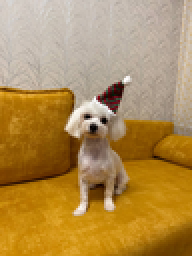
#> input picture dog.png, 96 x 128 px (shown 2 times larger)
$ python 4lab.py
#> lines starting #> are read from the running program, lines starting #| are printed output that depends on the picture
import os
from PIL import Image

def bit1(image, bin_message):
    pixels = image.load()
    i = 0
    message_length = len(bin_message)

    for y in range(image.height):
        if i >= message_length:
            break
        for x in range(image.width):
            if i >= message_length:
                break
            r, g, b = pixels[x, y]
            for channel in range(3):
                channel_value = r if channel == 0 else g if channel == 1 else b
                if i < message_length:
                    bit = int(bin_message[i])
                    # print("before: ", channel_value)
                    channel_value = (channel_value & 0b11111110) | bit
                    # print("after", channel_value)
                    if (channel == 0):
                        r = channel_value
                    elif (channel == 1):
                        g = channel_value
                    else:
                        b = channel_value
                    i += 1
            pixels[x, y] = (r, g, b)
    return image

def bit3(image, bin_message):
    pixels = image.load()
    i = 0
    message_length = len(bin_message)

    for y in range(image.height):
        if i >= message_length:
            break
        for x in range(image.width):
            if i >= message_length:
                break
            r, g, b = pixels[x, y]
            for channel in range(3):
                channel_value = r if channel == 0 else g if channel == 1 else b
                if i < message_length:
                    bit = int(bin_message[i:i+3])
                    print("bit: ", bit)
                    print("before: ", channel_value)
                    channel_value = (channel_value & 0b11111000) | bit
                    print("after", channel_value)
                    if (channel == 0):
                        r = channel_value
                    elif (channel == 1):
                        g = channel_value
                    else:
                        b = channel_value
                    i += 3
            pixels[x, y] = (r, g, b)
    return image

def out(image):
    pixels = image.load()
    i = 0
    message = ""
    isMarker = False
    for y in range(image.height):
        if isMarker:
            break
        for x in range(image.width):
            if isMarker:
                break
            r, g, b = pixels[x, y]
            for channel in range(3):
                channel_value = r if channel == 0 else g if channel == 1 else b
                # print("channel_value: ", channel_value)
                channel_bin = format(channel_value, 'b')
                # print("channel_bin: ", channel_bin)
                message += channel_bin[-1]
                i += 1
                if message[-24:] == "011001010110111001100100":
                    isMarker = True
                    break
    message = message[:-24]
    return message

def out3(image):
    pixels = image.load()
    i = 0
    message = ""
    isMarker = False
    for y in range(image.height):
        if isMarker:
            break
        for x in range(image.width):
            if isMarker:
                break
            r, g, b = pixels[x, y]
            for channel in range(3):
                channel_value = r if channel == 0 else g if channel == 1 else b
                print("channel_value: ", channel_value)
                channel_bin = format(channel_value, 'b')
                print("channel_bin: ", channel_bin)
                l = channel_bin[-3:]
                message += l
                i += 1
                if message[-24:] == "011001010110111001100100":
                    isMarker = True
                    break
    message = message[:-24]
    return message


file = "dog.png"
message = "Ever since 1886, when her great torch was lifted into place 305 feet above Liberty Island in New York Harbor, the colossal statue of Liberty Enlightening the World has symbolized America for millions of eager newcomers. Many wept as they neared the American shore, recalling all they had left behind and apprehensive about what they might find in the new land. But with their first glimpse of the statue, one Italian immigrant recalled, they were steadied ... by the concreteness of the symbol of America's freedom, and they dried their tear. The statue was the work of Alsatian sculptor Frederic Auguste Bartholdi and was intended to commemorate both a century of amity between France and the United States and the concept of political freedom shared by the two nations. The book that Liberty holds in her left hand symbolizes the Declaration of Independence. The main figure is attached to an iron framework designed by Gustave Eiffel, builder of France's Eiffel Tower. The statue was paid for by French contributors; American schoolchildren participated in a nationwide drive to raise funds for the pedestal. On a tablet within are inscribed the last five lines of a sonnet,The New Colossus, by Emma Lazarus, herself an immigrant:"
message += "end"
print("MESSAGE:", message)
org_image = Image.open(file)
#> org_image is the input picture: PIL image 96x128 RGB; mean R, G, B 176.3, 141.1, 82.2

bin_message = ""
for s in message:
    bin_message += format(ord(s), '08b')
print("bin_message: ", bin_message)

image = bit1(org_image, bin_message)
#> after the loop in bit1, `for y in range(image.height):`: i = 9888
image.save("dog_coded.png")
image = bit3(org_image, bin_message)
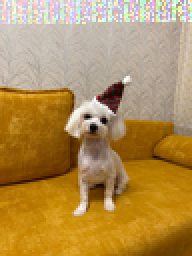
#> image: PIL image 96x128 RGB (shown 2 times larger); mean R, G, B 178, 143.3, 84.7
image.save("dog_coded3.png")

copy_image = Image.open("dog_coded.png")
new_message_bin = out(copy_image)
#> after the loop in out, `for y in range(image.height):`: i = 5032
new_message = ""
for i in range(0, len(new_message_bin), 8):
    byte = new_message_bin[i:i+8]
    char = chr(int(byte,2))
    new_message += char
#> this loop made 626 passes
#> (i, byte, char, new_message) on passes 2 to 4: (8, '01110110', 'v', 'Ev'), (16, '01100101', 'e', 'Eve'), (24, '01110010', 'r', 'Ever')
print("bin_message", new_message)

copy_image3 = Image.open("dog_coded3.png")
new_message_bin3 = out3(copy_image3)
#> after the loop in out3, `for y in range(image.height):`: i = 2280
new_message3 = ""
for i in range(0, len(new_message_bin3), 8):
    byte = new_message_bin3[i:i+8]
    char = chr(int(byte,2))
    new_message3 += char
#> this loop made 852 passes
print("bin_message", new_message3)
